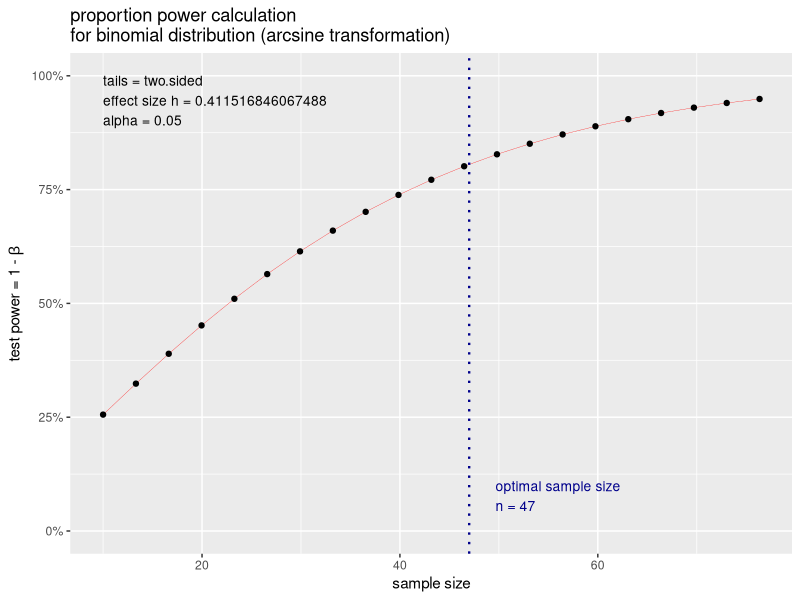
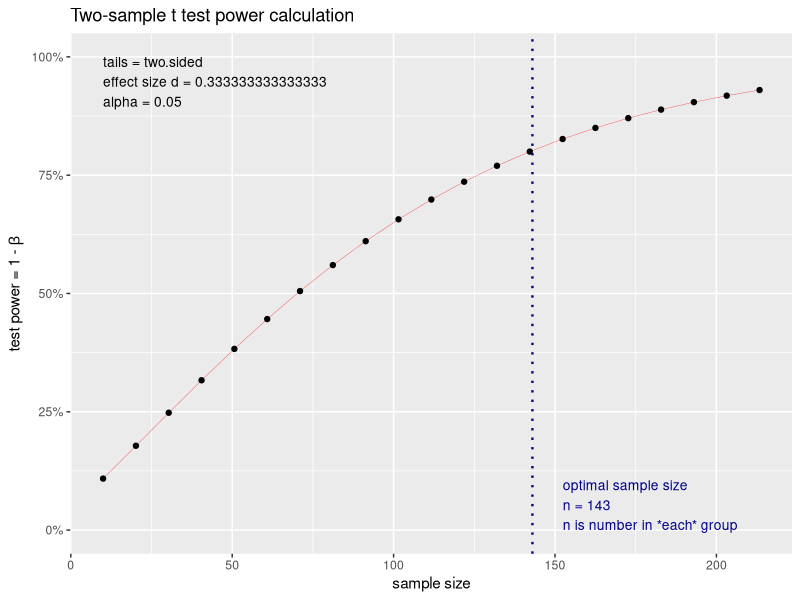
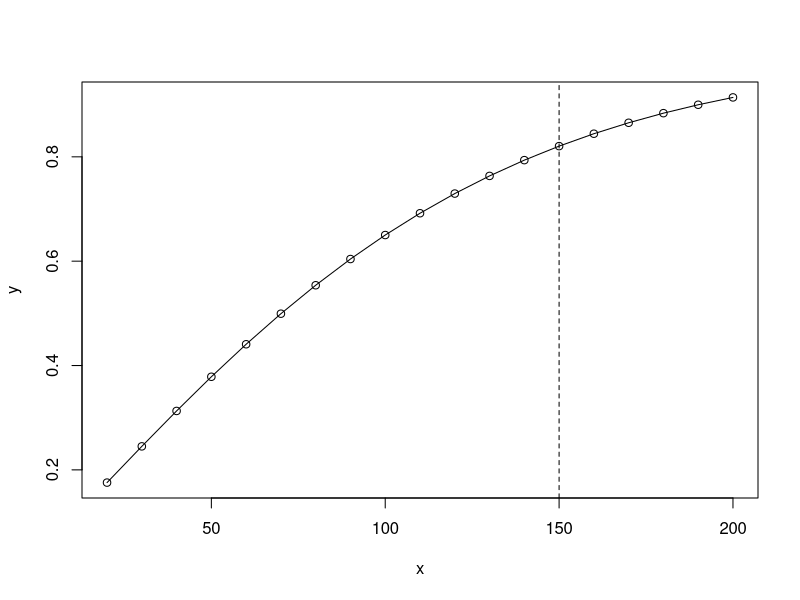
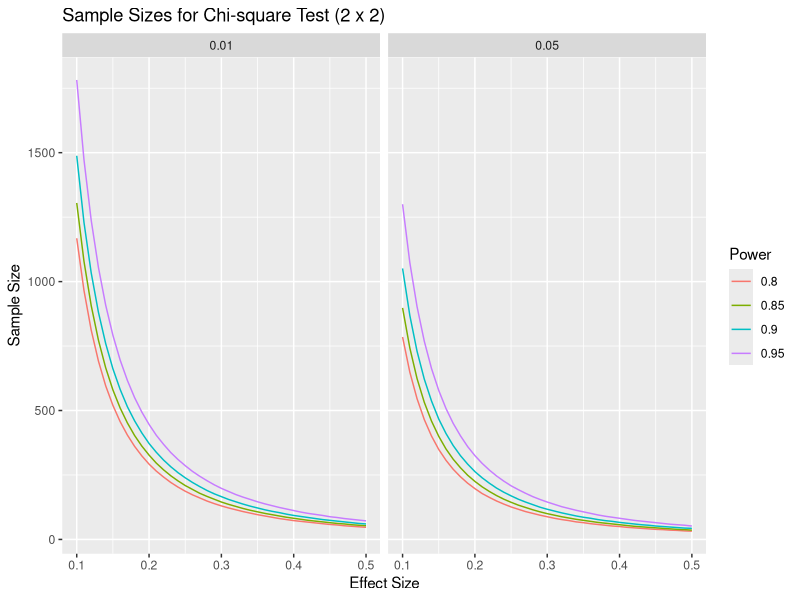
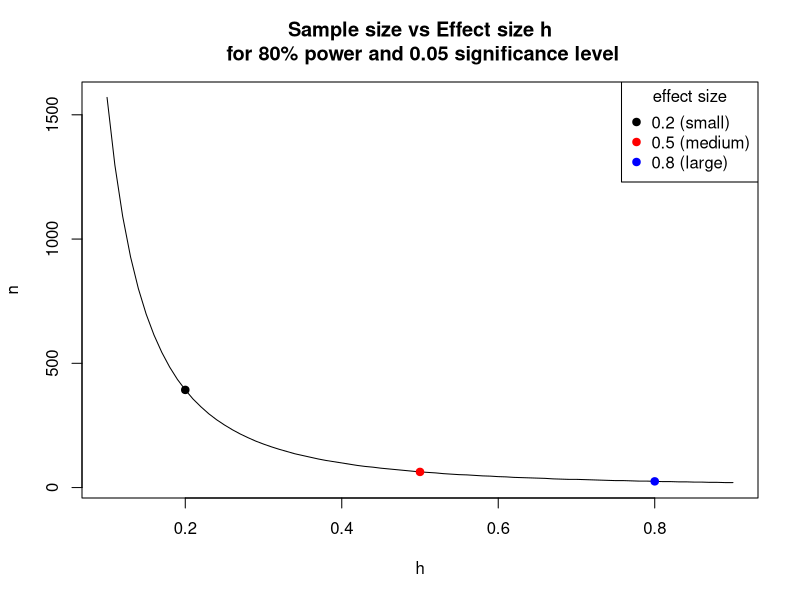

These charts were generated, in order, by the following R code:
# Clay Ford
# Power and Sample Size Analysis workshop
# Fall 2016
# UVa StatLab

# Power and sample size calculations for various statistical tests using the
# "pwr" package and a few built-in R functions

install.packages("pwr")
library(pwr)


# pwr.p.test --------------------------------------------------------------

# one-sample test for proportions  (ES=h) 

# This applies to our name tag example. Say we think people place name tags on 
# the left side of their chest 65% percent of the time versus random chance
# (50%). What sample size do we need to show this assuming a significance level
# (Type I error) of 0.05 and a desired power of 0.80?

h <- ES.h(p1 = 0.65, p2 = 0.50)
pwr.p.test(h = h, sig.level = 0.05, power = 0.80, alternative = "greater")

# About 67 people; always round up.

# The previous example assumed a one-sided test: Null = 0.5, Alt > 0.5. 

# We typically take the conservative route and calculate sample size based on a
# two-sided test. That is Null = 0.5, Alt != 0.5

pwr.p.test(h = h, sig.level = 0.05, power = 0.80)

# Notice we need more people. 

# Say we think people place name tags on the left 70% percent of the time
# instead of 50%. What is the power of our test if we survey 30 people provided 
# we accept a significance level of 0.05? (Notice we can use the ES.h() function
# in pwr.p.test)
pwr.p.test(h = ES.h(p1 = 0.70, p2 = 0.50), n = 30, sig.level = 0.05)

# Again, notice the default is a "two.sided" test. This means we're simply
# testing that the alternative proportion is not 0.5. It could be lower or
# higher. Assuming "greater" increases the power:
pwr.p.test(h = ES.h(p1 = 0.70, p2 = 0.50), n = 30, sig.level = 0.05, 
           alternative = "greater")

# Equivalently we can think of one proportion being "less" than some value, say
# 0.25 versus random chance. Notice the effect is negative and resulting power is
# the same:
pwr.p.test(h = ES.h(p1 = 0.25, p2 = 0.50), n = 30, sig.level = 0.05, 
           alternative = "less")

# NOTE: Usually recommended to stick with the two-sided alternative.

# We can also save the result of a sample size estimate and plot it.
pout <- pwr.p.test(h = ES.h(p1 = 0.70, p2 = 0.50), power = 0.80, sig.level = 0.05)
plot(pout)

# Your plot will look different from mine if you do not have the ggplot2 package
# installed.

# YOUR TURN!
# Say we think people place name tags on the left 70% percent of the time instead
# of 50%. What sample size do we need to show this assuming a significance level
# of 0.01, a desired power of 0.90, and a one-sided "greater" alternative?



# pwr.2p.test -------------------------------------------------------------

# two-sample test for proportions (ES=h) 

# EXAMPLE: Let's say I randomly sample male and female UVa undergrad students
# and ask them if they consume alcohol at least once a week. My null hypothesis
# is no difference in the proportion that answer yes. My alternative hypothesis
# is that there is a difference. (two-sided; one gender has higher proportion, I
# don't know which.) I'd like to detect a difference as small as 5%. How many
# students do I need to sample in each group if we want 80% power and a
# significance level of 0.05?

# Recall effect size depends on the two proportions we compare:
ES.h(p1 = 0.55, p2 = 0.50)
ES.h(p1 = 0.35, p2 = 0.30)
ES.h(p1 = 0.15, p2 = 0.10)

# 55% vs. 50%
pwr.2p.test(h = ES.h(p1 = 0.55, p2 = 0.50), sig.level = 0.05, power = .80)
# 35% vs. 30%
pwr.2p.test(h = ES.h(p1 = 0.35, p2 = 0.30), sig.level = 0.05, power = .80)
# 15% vs. 10%
pwr.2p.test(h = ES.h(p1 = 0.15, p2 = 0.10), sig.level = 0.05, power = .80)

# Sample size is PER GROUP. Always round sample size up.

# Base R has a function called power.prop.test that allows you to use the raw
# proportions in the function.
power.prop.test(p1 = 0.55, p2 = 0.50, sig.level = 0.05, power = .80)
power.prop.test(p1 = 0.35, p2 = 0.30, sig.level = 0.05, power = .80)
power.prop.test(p1 = 0.15, p2 = 0.10, sig.level = 0.05, power = .80)

# Notice the results are slightly different. It calculates effect size
# differently.

# If we don't have any preconceived estimates of proportions or don't feel
# comfortable making estimates, we can use a conventional effect size:
cohen.ES(test = "p", size = "small") # 0.2
cohen.ES(test = "p", size = "medium") # 0.5
cohen.ES(test = "p", size = "large") # 0.8


# Sample sizes for the conventional effects:
pwr.2p.test(h = 0.2, sig.level = 0.05, power = .80)
pwr.2p.test(h = 0.5, sig.level = 0.05, power = .80)
pwr.2p.test(h = 0.8, sig.level = 0.05, power = .80)

# What sample size do I need to detect effects of 0.2 and 0.1 with 80% power?
pwr.2p.test(h = 0.2, sig.level = 0.05, power = 0.8)
pwr.2p.test(h = 0.1, sig.level = 0.05, power = 0.8)

# YOUR TURN! Let's say we're only able to randomly sample 80 students (40 per 
# group). What's the power of our two-sided test test if we assume a small
# effect size of 0.2 and we set significance level to 0.05?


# pwr.2p2n.test -----------------------------------------------------------

# two-sample test for proportions, unequal sample sizes (ES=h) 


# Let's return to our undergraduate survey of alcohol consumption. It turns out 
# we were able to survey 543 males and 675 females. What's the power of our test
# if we're interested in being able to detect a "small" effect size.

cohen.ES(test = "p", size = "small") # 0.2

# So instead of using ES.h() with guesses at p1 and p2, I can just use the
# effect size 0.2.
pwr.2p2n.test(h = 0.2, n1 = 543, n2 = 675, sig.level = 0.05)

# Let's say I previously surveyed 763 female undergraduates and found that p%
# said they consumed alcohol once a week. I'd like to survey some males and see
# if a significantly different proportion respond yes. How many do I need to
# sample to detect a small effect size in either direction with 80% power and a 
# significance level of 0.05?

pwr.2p2n.test(h = 0.2, n1 = 763, power = 0.8, sig.level = 0.05)
# or specify n2; it doesn't matter



# pwr.t.test --------------------------------------------------------------

# one-sample and two-sample t tests for means (ES=d) 

# Two-sample t test

# EXAMPLE: I'm interested to know if there is a difference in the mean price of
# what male and female students pay at the library coffee shop. Let's say I
# randomly observe 30 male and 30 female students check out from the coffee shop
# and note their total purchase price. How powerful is this experiment if I want
# to detect a "medium" effect in either direction?

pwr.t.test(n = 30, d = 0.5, sig.level = 0.05) # n is per group

# How many do I need to observe for a test with 80% power?
pwr.t.test(d = 0.5, power = 0.80, sig.level = 0.05)

# What about a large effect?
pwr.t.test(n = 30, d = 0.8, sig.level = 0.05) # n is per group
pwr.t.test(d = 0.8, power = 0.8, sig.level = 0.05) 



# EXAMPLE: Let's say we want to be able to detect a difference of at least 75
# cents in the mean purchase price. How can we convert that to an effect size?
# First we need to make a guess at the population standard deviation. If we have
# absolutely no idea, one rule of thumb is to take the difference between the 
# maximum and minimum values and divide by 4 (or 6). Let's say max is 10 and min
# is 1. So our guess at a standard deviation is 9/4 = 2.25. Therefore d is

d <- 0.75/2.25 # 0.333
pwr.t.test(d = d, power = 0.80, sig.level = 0.05)

# An effect size of 0.333 requires 143 per group 
# An effect size of 0.2 requires 394 per group.


# If you don't like working with d, you can use the power.t.test function that 
# comes with base R. It allows you to specify "delta" (true difference in means)
# and "sd" (standard deviation):

power.t.test(delta = 0.75, sd = 2.25, sig.level = 0.05, power = 0.8)

# For any of the pwr functions we can provide multiple sample size values to get
# multiple power estimates. For example, let's see how power changes as we let n
# go from 100 to 500 by 100 using a "small" effect size of 0.2.

pwr.t.test(n = seq(100,500,100), d = 0.2, sig.level = 0.05)

# We can also save the result of a sample size estimate and plot it.
d <- 0.75/2.25 # 0.333
pout <- pwr.t.test(d = d, power = 0.80, sig.level = 0.05)
plot(pout)

# This doesn't work for power.t.test but we do something pretty similar rather
# quickly.

pout <- power.t.test(delta = 0.75, sd = 2.25, sig.level = 0.05, n=seq(20,200,10))
x <- pout$n
y <- pout$power
plot(x,y,type="l")
points(x,y)
abline(v = x[min(which(y > 0.8))], lty = 2)

# One-sample t-test

# To calculate power and sample size for one-sample t-test, I have to set the
# "type" argument to type = "one.sample"

# EXAMPLE: I think the average purchase price at the Library coffee shop is over
# $3 per student. My null is $3 or less; my alternative is greater than $3. If 
# the true average purchase price is $3.50, I would like to have 90% power to 
# declare my estimated average purchase price is greater than $3. How many 
# transactions do I need to observe assuming a significance level of 0.05? Let's
# say max purchase price is $10 and min is $1. So our guess at a standard
# deviation is 9/4 = 2.25. Therefore d is...

d <- 0.50/2.25
pwr.t.test(d = d, sig.level = 0.05, power = 0.90, alternative = "greater", 
           type = "one.sample")

# or with power.t.test:
power.t.test(delta = 0.50, sd = 2.25, power = 0.90, sig.level = 0.05, 
             alternative = "one.sided", type = "one.sample")

# Very important to remember type = "one.sample"

# What if I lower my significance level to 0.01?
pwr.t.test(d = d, sig.level = 0.01, power = 0.90, alternative = "greater", 
           type = "one.sample")

# Going to extremes...
pwr.t.test(d = d, sig.level = 0.001, power = 0.999, alternative = "greater", 
           type = "one.sample")


# "paired" t-test. 

# EXAMPLE: 24 high school boys are put on a ultraheavy rope-jumping program. 
# Does this increase their 40-yard dash time? We'll measure their 40 time before
# the program and after. We'll use a paired t-test to see if the difference in 
# times is greater than 0 (before - after). Assume the standard deviation of the
# differences will be about 0.25. How powerful is the test to detect a
# difference of about 0.08 with 0.05 significance?

pwr.t.test(n = 24, d = 0.08 / 0.25, 
           type = "paired", alternative = "greater")

# or 
power.t.test(n = 24, delta = 0.08, sd = 0.25, 
             type = "paired", alternative = "one.sided")

# WARNING: If working with "within person" standard deviation, you need to 
# multiply the standard deviation by sqrt(2) to get the standard deviation of 
# differences. 

# For example, suppose you estimate the within person standard deviation of the
# high school boys to be 0.15. To get the estimated standard deviation of
# differences we would use sqrt(2)*0.15
pwr.t.test(n = 24, d = 0.08 / (0.15 * sqrt(2)), 
           type = "paired", alternative = "greater")
# or
power.t.test(n = 24, delta = 0.08, sd = 0.15*sqrt(2), 
             type = "paired", alternative = "one.sided")

# YOUR TURN! How many boys would I need to sample to detect a difference of 0.08
# in either direction with 80% power and the usual 0.05 significance level,
# assuming the standard deviation of the differences will be about 0.25?


# pwr.t2n.test ------------------------------------------------------------

# two-sample t test for means, unequal sample sizes (ES=d) 

# Find power for a t-test with 28 in one group and 35 in the other group and a
# medium effect size. (sig.level defaults to 0.05.)
pwr.t2n.test(n1 = 28, n2 = 35, d = 0.5)

# Find n1 sample size when other group has 35, desired power is 0.80, effect 
# size is 0.5 and significance level is 0.05:
pwr.t2n.test(n2 = 35, d = 0.5, power = 0.8)



# pwr.chisq.test ----------------------------------------------------------

# chi-squared tests (ES=w)

# Goodness of fit

# EXAMPLE: (From Cohen, example 7.1) A market researcher is seeking to determine
# preference among 4 package designs. He arranges to have a panel of 100 
# consumers rate their favorite package design. He wants to perform a chi-square
# goodness of fit test against the null of equal preference (25% for each
# design) with a significance level of 0.05. What's the power of the test if 3/8
# of the population actually prefers one of the designs and the remaining 5/8
# are split over the other 3 designs?

# To calculate effect size, we need to create vectors of null and alternative
# proportions:
null <- rep(0.25, 4)
alt <- c(3/8, rep((5/8)/3, 3))
# Now use them in the effect size function
ES.w1(null,alt)

# To calculate power, specify effect size, N, and degrees of freedom (4-1).
pwr.chisq.test(w=ES.w1(null,alt), N=100, df=(4-1), sig.level=0.05)

# How many subjects do we need to achieve 80% power?
pwr.chisq.test(w=ES.w1(null,alt), df=(4-1), power=0.8, sig.level = 0.05)

# If our alternative is correct then we need to survey at least 131 people to
# detect this with 80% power.

# test of association

# EXAMPLE: I want to see if there's an association between gender and flossing
# teeth among UVa students. I randomly sample 100 students (male and female) and
# ask whether or not they floss daily. I want to carry out a chi-square test of 
# association to determine if there's an association between these two 
# variables. As usual I set my significance level to 0.05. To determine effect 
# size I need to propose an alternative hypothesis, which in this case is a 
# table of proportions. I propose the following:

#   Floss No Floss
# M   0.1      0.4
# F   0.2      0.3

prob <- matrix(c(0.1,0.2,0.4,0.3), ncol=2, 
               dimnames = list(c("M","F"),c("Floss","No Floss")))
prob

# Even proportion of male and female, but I want to detect if at least 10% more
# females floss.

# Now use the matrix to calculate effect size:
ES.w2(prob)

# We also need degrees of freedom.
# DF = (2 - 1) * (2 - 1) = 1

# And calculate power:
pwr.chisq.test(w = ES.w2(prob), N = 100, df = 1, sig.level = 0.05)

# How many students should I survey if I wish to achieve 90% power?
pwr.chisq.test(w = ES.w2(prob), power = 0.9, df = 1, sig.level = 0.05)

# If you don't suspect association in either direction, or you don't feel like
# building a matrix in R, you can go with a conventional effect size.

cohen.ES(test = "chisq", size = "small")
pwr.chisq.test(w = 0.1, N = 100, df = 1, sig.level = 0.05)
pwr.chisq.test(w = 0.1, power = 0.9, df = 1, sig.level = 0.05)


# pwr.r.test --------------------------------------------------------------

# correlation test (ES=r) 

# EXAMPLE: Let's say I'm a web developer and I want to conduct an experiment 
# with one of my sites. I want to randomly select a group of people, ranging in 
# age from 18 - 65, and time them how long it takes them to complete a task, say
# locate some piece of information. I suspect there may be a "small" positive 
# linear relationship between time it takes to complete the task and age. How 
# many subjects do I need to detect this positive (ie, r > 0) relationship with
# 80% power and the usual 0.05 significance level?

pwr.r.test(r = 0.1, sig.level = 0.05, power = 0.8, alternative = "greater")

# The "arctangh transformation" approximates the normal distribution, which is 
# used in the power and sample size calculations.

# The default is a two-sided test. We specify alternative = "greater" since we 
# believe there is small positive effect. That is, our null is correlation <= 0
# vs the alternative that correlation is > 0. 

# What if I just want to detect a small effect in either direction (positive or
# negative correlation)? Use the default settings of "two.sided"
pwr.r.test(r = 0.1, sig.level = 0.05, power = 0.8, alternative = "two.sided")


# YOUR TURN:
# What's the power of my test if I recruit 50 people and I hypothesize a medium
# positive effect?



# power.anova.test --------------------------------------------------------

# balanced one-way analysis of variance tests

# EXAMPLE: Let's say I'm a web developer and I'm interested in 3 web site 
# designs for a client. I'd like to know which design(s) help users find 
# information fastest, or which design requires the most time. I design an 
# experiment where I have 3 groups of randomly selected people use one of the 
# designs to find some piece of information and I record how long it takes. (All
# groups look for the same information.) How many people do I need in each group
# if I believe two of the designs will take 30 seconds and one will take 25
# seconds? Assume population standard deviation is 5 and that I desire power
# and significance levels of 0.8 and 0.05.

# The between group variance:
var(c(30, 30, 25))

# The within group variance (sd ^ 2):
5^2

power.anova.test(groups = 3, between.var = 8.3, within.var = 5^2, power = 0.8)


# The pwr.anova.test function requires you to provide an effect size. The effect
# size, f, for k groups is calculated as follows:

# f = sd_means / sd_populations

# Translation: standard deviation of the k means divided the common standard 
# deviation of the populations involved.

# Or just use conventional effect sizes: 0.1, 0.25, 0.4.

cohen.ES(test = "anov", size = "small")
cohen.ES(test = "anov", size = "medium")
cohen.ES(test = "anov", size = "large")

# Returning to example, How many people do I need in each group if I want to
# detect a medium effect with 80% power and a significance level of 0.05.
pwr.anova.test(k = 3, f = 0.25, sig.level = 0.05, power = 0.8)

# Or what's the power of my test to detect a medium effect if I get 50 for each
# group?
pwr.anova.test(k = 3, f = 0.25, sig.level = 0.05, n = 50)



# pwr.f2.test -------------------------------------------------------------

# test for the general linear model (ES=f2) 

# Again we have suggested small, medium and large effect sizes:

cohen.ES(test = "f2", size = "small") # 0.02
# R-squared:
0.02/(1 + 0.02) # 0.019

cohen.ES(test = "f2", size = "medium") # 0.15
# R-squared:
0.15/(1 + 0.15) # 0.130

cohen.ES(test = "f2", size = "large") # 0.35
# R-squared:
0.35/(1 + 0.35) # 0.259

# Obviously these are debatable! What's conventional in the behavioral and
# social sciences may not be in other fields.

# EXAMPLE: Let's say I'm hired to survey a company's workforce about job 
# satisfaction. I ask employees to rate their satisfaction on a scale from 1 
# (hating life) to 10 (loving life). I know there will be variability in the 
# answers, but I think two variables that will explain this variability are 
# salary and age. In fact I think it will explain at least 30% (R^2 = .30) of
# the variance. How powerful is my "experiment" if I randomly recruit 40
# employees and accept a 0.05 significance level?

# Two predictors, so u = 2
# 40 subjects, so v = 40 - 2 - 1 = 37
# R^2 = .30, so effect size f2 = 0.3/(1 - 0.3)

pwr.f2.test(u = 2, v = 37, f2 = 0.3/(1 - 0.3), sig.level = 0.05)

# How many employees do I need to survey if I want to be able to detect at least
# 30% explained variance (R^2 = .30) with 80% power and the usual 0.05
# significance level? We have to find v and then derive n.

pwr.f2.test(u = 2, f2 = 0.3/(1 - 0.3), sig.level = 0.05, power = 0.8)
# now find n, which is n = v + u + 1
23 + 2 + 1 # 26

# It's important to note that the alternative hypothesis here is that at least 
# one of the coefficients in my model is not 0. This doesn't mean we need at 
# least 26 subjects to have all coefficients significant. It just means 26 
# subjects gives us 80% chance of correctly detecting the effect of at least one
# of our predictors, provided one or more truly affect our response.

# Continuing with previous example, it would be of interest if having your own 
# office accounted for at least 5% beyond the variance explained by the model 
# with salary and age. We could think of this as a 0/1 indicator in the model
# that takes the value 1 if an employee has his/her own office, and 0 otherwise.

# Call the office indicator variable set "B" and the others variable set 
# "A". We'd like to know the power of this regression for detecting the 
# contribution of B to the model with A. This is sometimes called a Partial F 
# test. We test if a set of predictors explain variance above and beyond a
# second set of predictors. The null is no contribution.

# The effect size for this test:
  
# f2 = (R^2_AB - R^2_A) / (1 - R^2_AB)

# R^2_AB is percent variance explained by variable sets A and B. R^2_A is 
# percent variance explained by variable set A.

# In this case, f2 = (0.35 - 0.30)/(1 - 0.35)
  
# How many employees would we need to survey to identify the office contribution
# to variance explained with 90% power and a signficance level of 0.05?

# u = number of variables in set "A"
# v = n - number of variables in sets "A" and "B" - 1

pwr.f2.test(u = 2, f2 = (0.35 - 0.30) /(1 - 0.35), sig.level = 0.05, power = 0.9)

# To calculate sample size:
# n = ceiling(v) + number of variables in A & B + 1
165 + 3 + 1 # 169


# time permitting material ------------------------------------------------

# sample size curves

# Sample size curves can be a useful visual aid in helping understand the 
# relationship between effect size, power, sample size and significance level.
# Let's make some for a chi-square test of association for a 2 x 2 table.

# generate a sequence of effect sizes and power values
es <- seq(0.1,0.5,0.01)
pow <- c(0.8, 0.85, 0.9, 0.95)

# combine these values into a data frame
vals <- expand.grid(es=es,pow=pow)

# create a function to calculate sample size and extract
getN <- function(es,pow,sl=0.05){
  ceiling(pwr.chisq.test(w = es, df = 1, power = pow, sig.level = sl)$N)
}

# "apply" the function to the es and pow columns of the vals data frame
vals$n <- mapply(getN, vals$es, vals$pow)
# add a column to indicate significance level
vals$sl <- 0.05

# create temporary copy of vals to do the same for 0.01 significance level
tmp <- vals
tmp$n <- mapply(getN, vals$es, vals$pow, 0.01)
tmp$sl <- 0.01

# combine tmp and vals into vals
vals <- rbind(vals, tmp); rm(tmp)

# set "pow" as factor to aid in plotting
vals$pow <- factor(vals$pow)

# create sample size curves faceted by significance level
library(ggplot2)
ggplot(vals, aes(es, n, color=pow, group=pow)) + geom_line() +
  facet_wrap(~ sl) +
  labs(x="Effect Size", y="Sample Size", title="Sample Sizes for Chi-square Test (2 x 2)") +
  scale_color_discrete("Power") 



# Let's see how effect size affects sample size. The results of the pwr
# functions can be saved:
pout <- pwr.2p.test(h = 0.2, power = 0.80, sig.level = 0.05)

# Then various parts can be extracted:
str(pout)
pout$n
ceiling(pout$n) # round up

# We can also do this directly as follows:
ceiling(pwr.2p.test(h = 0.2, power = 0.80, sig.level = 0.05)$n)

# comparing effect size to sample size to help us get a feel for their
# relationship:

# generate a sequence of effect sizes
h <- seq(0.1, 0.9, 0.01)

# "apply" the pwr.p.test function to the effect sizes
n <- sapply(h, function(x)ceiling(pwr.2p.test(h = x, power = 0.80)$n))

# plot sample size vs. effect size
plot(h, n, type="l", main="Sample size vs Effect size h\n for 80% power and 0.05 significance level")

# add points representing "conventional" effect sizes
points(x = c(0.2,0.5,0.8), y = n[h %in% c(0.2,0.5,0.8)], 
       pch=19, cex=1, col=c("black","red","blue"))
legend("topright", legend = c("0.2 (small)","0.5 (medium)","0.8 (large)"), 
       col = c("black","red","blue"), 
       pch = 19, title = "effect size")

# As we go below 0.2, the sample size takes off!


# END WORKSHOP SCRIPT
